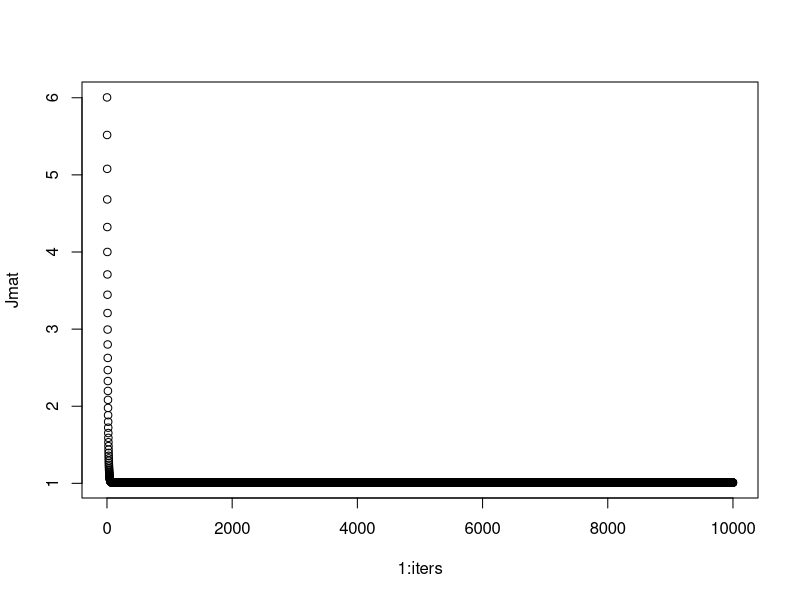

Recreate this plot in R.
# Linear Regression:
# Through Gradient Descent
# Linear regression through gradient descent is almost the exact
# same as logistic regression.
# The only differences are the hypothesis and cost functions.

identity <- function(x)  { x }

cost <- function(z, y, h=identity) {
	(z - y)^2    
}

J <- function(theta, X, Y) {
    if (!is.matrix(X)) X <- as.matrix(X)
    if (!is.matrix(theta)) theta <- as.matrix(theta)
    if (!is.matrix(Y)) Y <- as.matrix(Y)
    
    1 / nrow(X) * sum(cost(X %*% theta , Y))
}

# To fit the regression coefficients we must minimize the cost, J(theta: (X,Y))
# In order to do this, we need to simultaneously update all theta_j
# values like so: theta_j := theta_j - alpha * dJ(theta)/dtheta_j
# where alpha is the specified "learning rate".

# To do this we will need the derivative of J(theta) wrt. theta_j
dJ <- function(theta, X, Y, h=identity) {
    if (!is.matrix(X)) X <- as.matrix(X)
    if (!is.matrix(theta)) theta <- as.matrix(theta)
    if (!is.matrix(Y)) Y <- as.matrix(Y)
    
    1 / nrow(X) * t(X) %*% (h(X %*% theta) - Y)
}

update <- function(theta, X, Y, alpha=0.05) {
    theta <- theta - alpha * dJ(theta, X, Y)
    theta
}

sz <- 1000
x <- cbind( 1, rnorm(sz))
theta <- c(2, 3)
z <- x %*% theta
y <- z + rnorm(sz)

iters <- 10000
solution <- matrix(NA, 2, iters)
Jmat <- rep(NA, iters)
dJmat <- rep(NA, iters)
solution[,1] <- as.matrix(c(1, 1))
Jmat[1] <- J(solution[,1], x, y)
for (i in 2:iters) {
    solution[,i] <- update(solution[,i-1], x, y)
    Jmat[i] <- J(solution[,i], x, y)
}
plot(1:iters, Jmat)